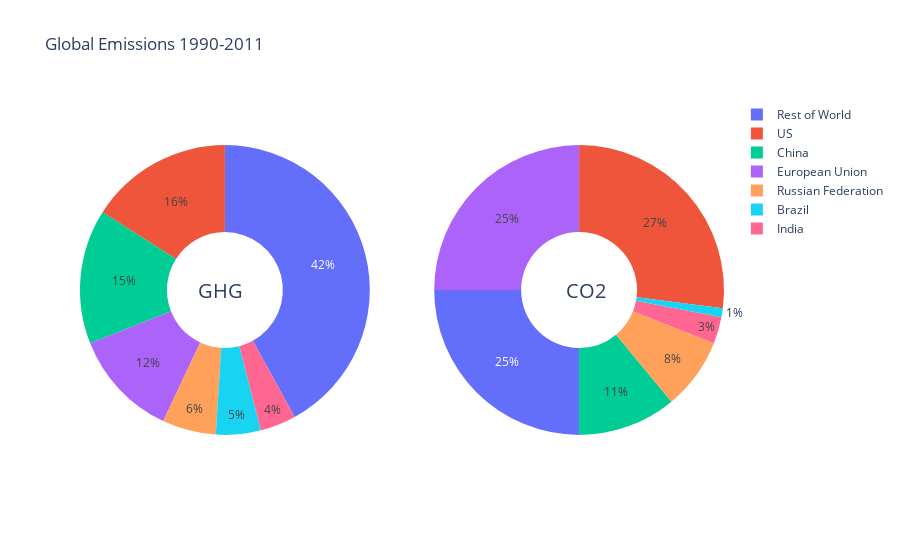

The notebook cell this image was saved under:
### Code cell
# subplot으로 한번에 그래프 2개 그리고 파이차트에 구멍 뚫어서 가운데에 이름 새기기
countries = ["US","China","European Union","Russian Federation", "Brazil","India","Rest of World"]
ghg = [16,15,12,6,5,4,42]
co2 = [27,11,25,8,1,3,25]

fig = make_subplots(
    rows=1,
    cols=2,
    specs=[[{'type':'domain'},{'type':'domain'}]]
)
fig.add_trace(go.Pie(
    labels=countries,
    values=ghg,
    name='GHG Emissions'),
    row=1,
    col=1,
)
fig.add_trace(go.Pie(
    labels=countries,
    values=co2,
    name='CO2 Emissions'),
    row=1,
    col=2,
)
fig.update_traces(
    hole=.4,
    hoverinfo='label+percent+name',    
)
fig.update_layout(
    title_text='Global Emissions 1990-2011',
    annotations=[dict(text='GHG',x=0.18,y=0.5,font_size=20,showarrow=False),
        dict(text='CO2',x=0.82,y=0.5,font_size=20,showarrow=False)]
)
fig.show()

### Figure 1 — Plotly figure (JSON) as saved in the notebook; plotly's stock layout.template omitted (floating-point values rounded to 4 significant figures)
{"data": [{"domain": {"x": [0, 0.45], "y": [0, 1]}, "hole": 0.4, "hoverinfo": "label+percent+name", "labels": ["US", "China", "European Union", "Russian Federation", "Brazil", "India", "Rest of World"], "name": "GHG Emissions", "type": "pie", "values": [16, 15, 12, 6, 5, 4, 42]}, {"domain": {"x": [0.55, 1], "y": [0, 1]}, "hole": 0.4, "hoverinfo": "label+percent+name", "labels": ["US", "China", "European Union", "Russian Federation", "Brazil", "India", "Rest of World"], "name": "CO2 Emissions", "type": "pie", "values": [27, 11, 25, 8, 1, 3, 25]}], "layout": {"annotations": [{"font": {"size": 20}, "showarrow": false, "text": "GHG", "x": 0.18, "y": 0.5}, {"font": {"size": 20}, "showarrow": false, "text": "CO2", "x": 0.82, "y": 0.5}], "title": {"text": "Global Emissions 1990-2011"}}}
